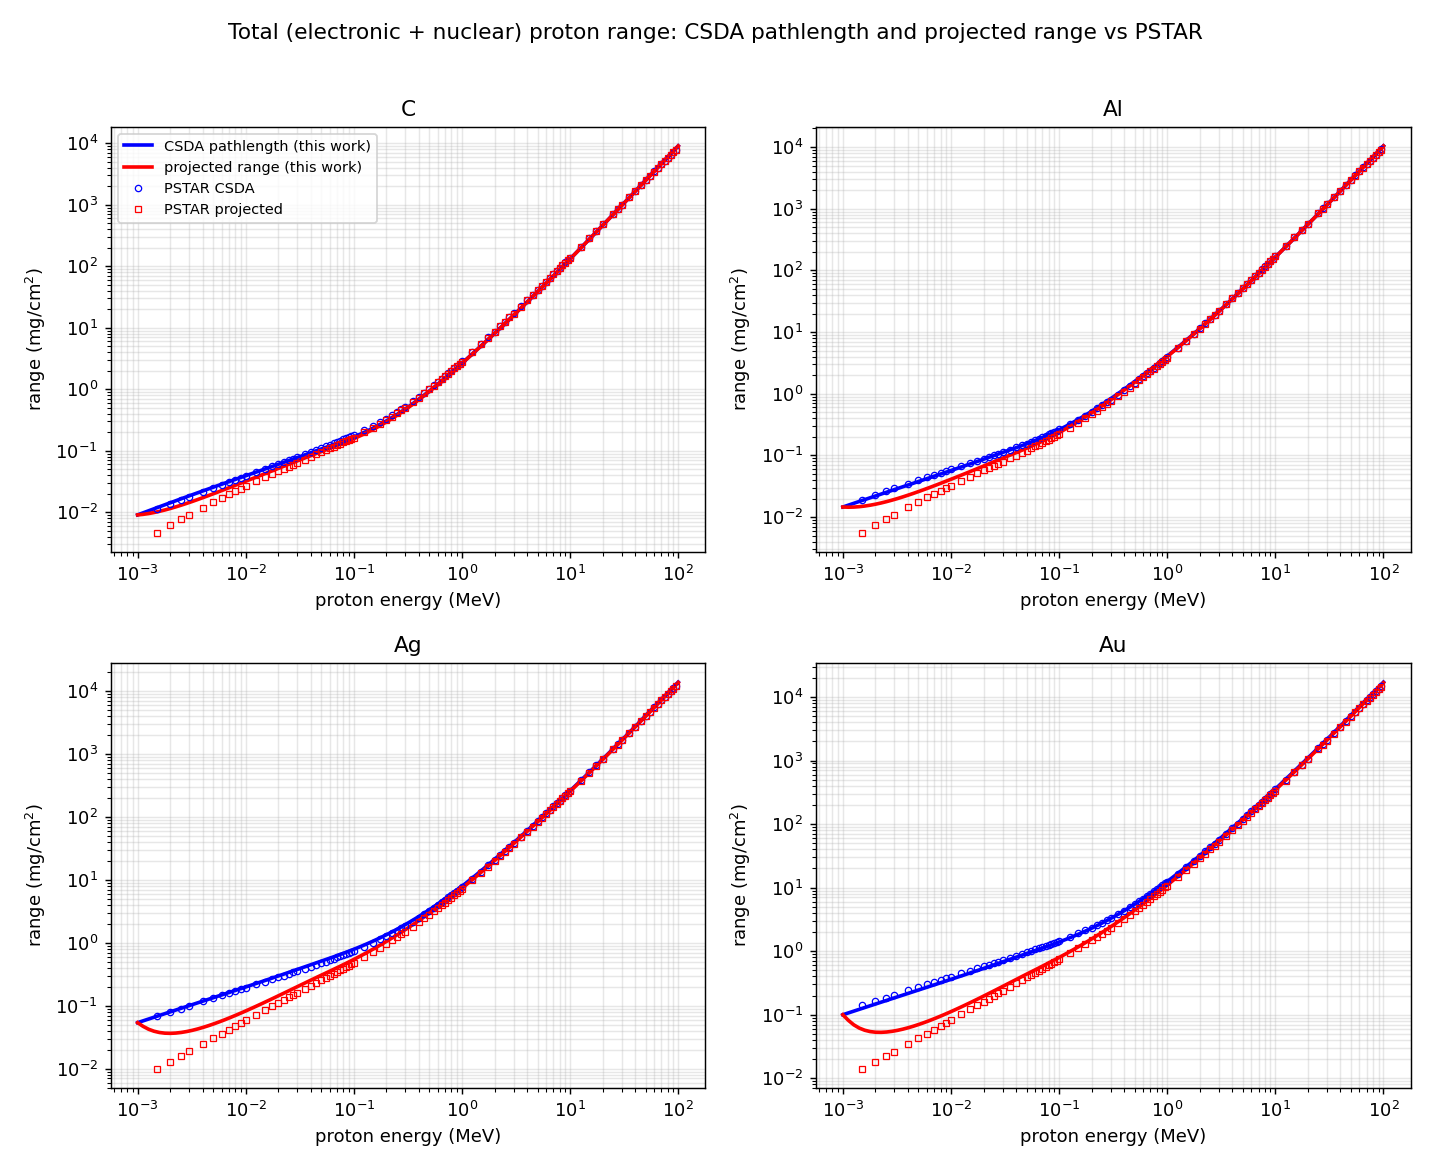

Source code (Python):
"""
range_proj.py -- total-stopping (electronic + Gordon-Kim nuclear) proton ranges
in C, Al, Ag, Au: CSDA pathlength and projected (practical) range, vs PSTAR.

Both ranges that the standard tables (Ziegler/SRIM, Janni, PSTAR, IAEA) quote are
now produced by the package (dedx_nuc.dat proj_range/detour columns).  The CSDA
range includes the nuclear energy loss; the projected range adds the nuclear
multiple-angle scattering (transport cross section sigma_tr = 4 pi S).
"""
import numpy as np
import matplotlib
matplotlib.use('Agg')
import matplotlib.pyplot as plt

ELEMS = [('C', 6), ('Al', 13), ('Ag', 47), ('Au', 79)]
fig, axes = plt.subplots(2, 2, figsize=(11, 9))
for ax, (sym, Z) in zip(axes.ravel(), ELEMS):
    d = np.loadtxt('/tmp/rng_%s/dedx_nuc.dat' % sym, comments='#')   # E,dEe,dEn,dEtot,range,proj,detour
    E, csda, proj = d[:, 0], d[:, 4], d[:, 5]                        # mg/cm^2
    ax.loglog(E, csda, 'b-', lw=2, label='CSDA pathlength (this work)')
    ax.loglog(E, proj, 'r-', lw=2, label='projected range (this work)')
    p = np.loadtxt('data/%s/pstar.txt' % sym, skiprows=8)
    m = (p[:, 0] > E.min()) & (p[:, 0] < E.max())
    ax.loglog(p[m, 0], p[m, 4] * 1e3, 'bo', mfc='none', ms=3.5, markeredgewidth=0.7,
              linestyle='none', label='PSTAR CSDA')
    ax.loglog(p[m, 0], p[m, 5] * 1e3, 'rs', mfc='none', ms=3.5, markeredgewidth=0.7,
              linestyle='none', label='PSTAR projected')
    ax.set_title(sym); ax.grid(alpha=.3, which='both')
    ax.set_xlabel('proton energy (MeV)'); ax.set_ylabel('range (mg/cm$^2$)')
axes[0, 0].legend(fontsize=8, loc='upper left')
fig.suptitle('Total (electronic + nuclear) proton range: CSDA pathlength and projected range vs PSTAR',
             fontsize=12)
fig.tight_layout(rect=[0, 0, 1, 0.97])
fig.savefig('range_proj.pdf'); fig.savefig('range_proj.png', dpi=130)
print('wrote range_proj.pdf / .png')
